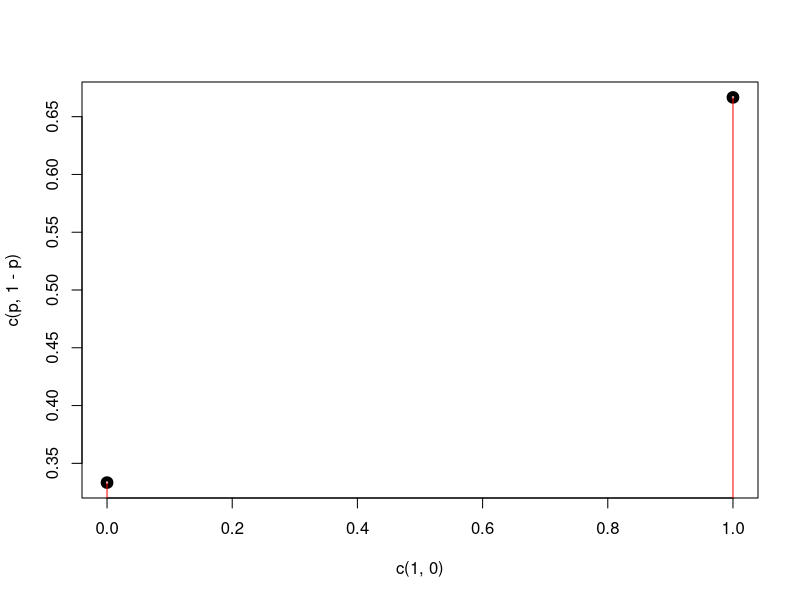
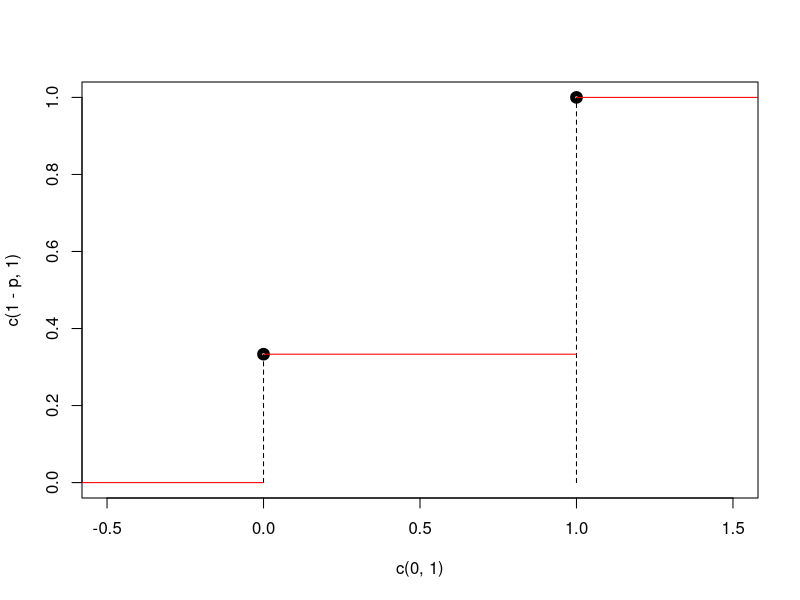
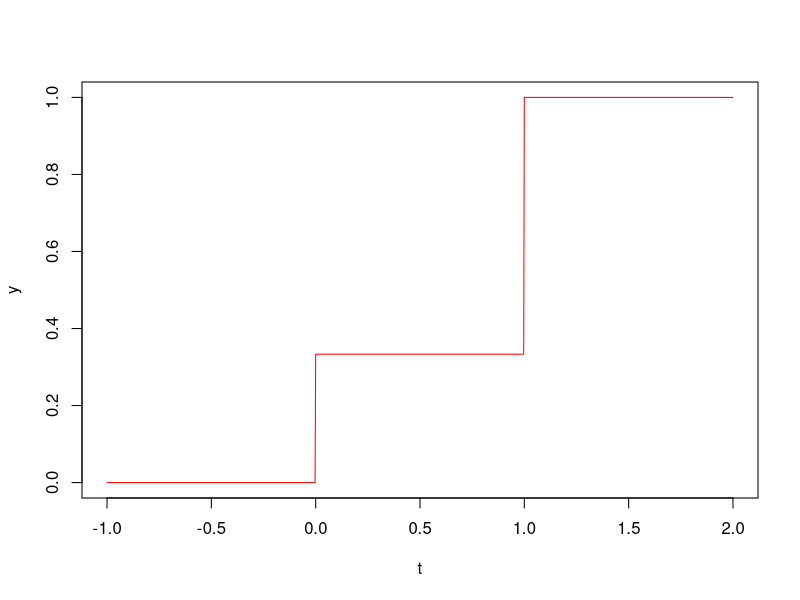
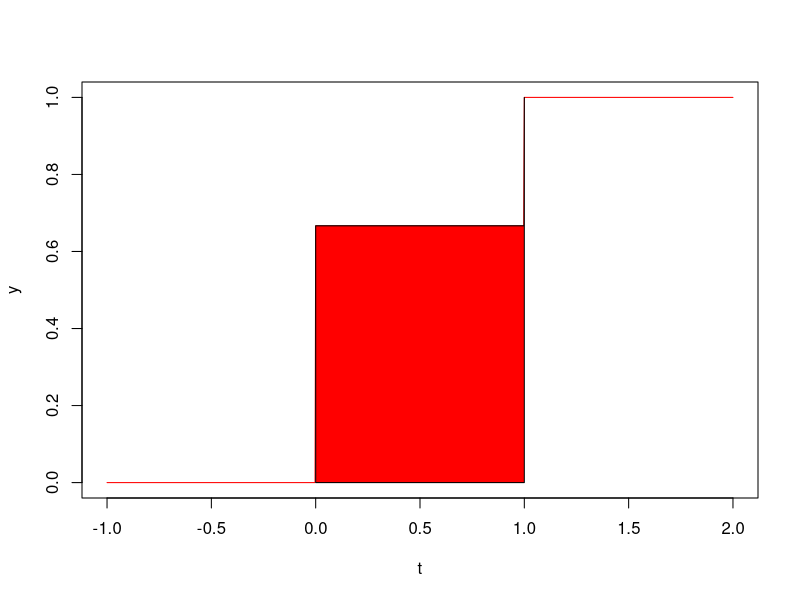
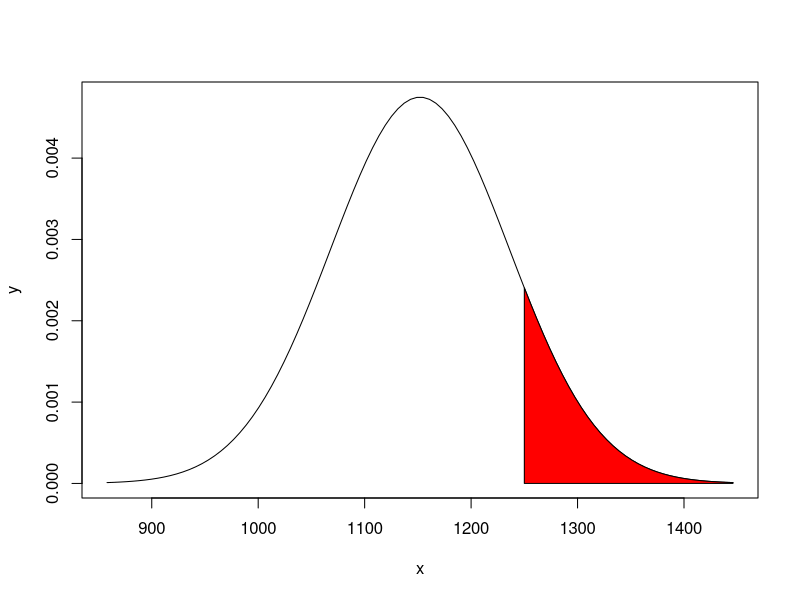

Write the R code that produced these figures, in order.
# Aruncam in mod repetat o moneda pt care P(H) = p. Fie X - nr de succese realizate inainte de al 2-lea esec. Vrem sa determinam P(x=k)
fct_masa = function(){
  
}

# Pp ca avem un experiment aleator. ne interesam la realizarea unui eveniment A. Csd ca sansa de realizare a lui A este p
# 1 aruncam o moneda
FctMasa = function(p){
  plot(c(1,0),c(p,1-p), lwd=5)
  segments(c(1,0), 0, c(1,0), c(p,1-p), col="red")
}
FctMasa(2/3)

FctRep = function(p){
  #plot(c(-0.0002,1,0),c(0,p,1-p), lwd=5)
  plot(c(0,1),c(1-p,1), lwd=5, xlim = c(-0.5,1.5), ylim = c(0,1))
  segments(c(0,1), 0, c(0,1), c(1-p,1), lty="dashed")
  segments(c(-0.6,0,1), c(0, 1-p, 1), c(0, 1, 2), c(0, 1-p, 1), col = "red")
  # segments(0, 1-p, 1, 1-p, col = "red")
  # segments(1, 1, 2, 1, col = "red")
}
FctRep(2/3)

F = function(x,p){
  if (x<0){
    y=0
  }else if (x<1){
    y = 1-p
  }else{
    y=1
  }
  return(y)
}

F = Vectorize(F, vectorize.args = "x")

t = seq(-1,2,length.out = 1000)
y = F(t,2/3)

plot(t, y, type= "l", col="red")

P = function(p, a, b=NULL, param=NULL)
{
  if(is.null(b))
  {
    if(is.null(param))
    {
      F(a, p)
    }
    else
    {
      1 - F(a, p)
    }
  }
  else
  {
    F(b, p) - F(a, p)
  }
}
P(2/3,0,1)
# P = Vectorize(P(2/3,0,1), vectorize.args = "x")

F = Vectorize(F, vectorize.args = "x")
t = seq(-1,2,length.out = 1000)
y = F(t,1/3)
plot(t, y, type= "l", col="red")
x = seq(0,1,length.out = 1000)
y = F(x,1/3)
polygon(c(0,x,1),c(0,y,0), col="red")

# Define the Mean and Stdev
mean=1152
sd=84

# Create x and y to be plotted
# x is a sequence of numbers shifted to the mean with the width of sd.  
# The sequence x includes enough values to show +/-3.5 standard deviations in the data set.
# y is a normal distribution for x
x <- seq(-3.5,3.5,length=100)*sd + mean
y <- dnorm(x,mean,sd)

plot(x, y, type="l")
polygon(c(x[x>=1250], max(x), 1250), c(y[x>=1250], 0, 0), col="red")
